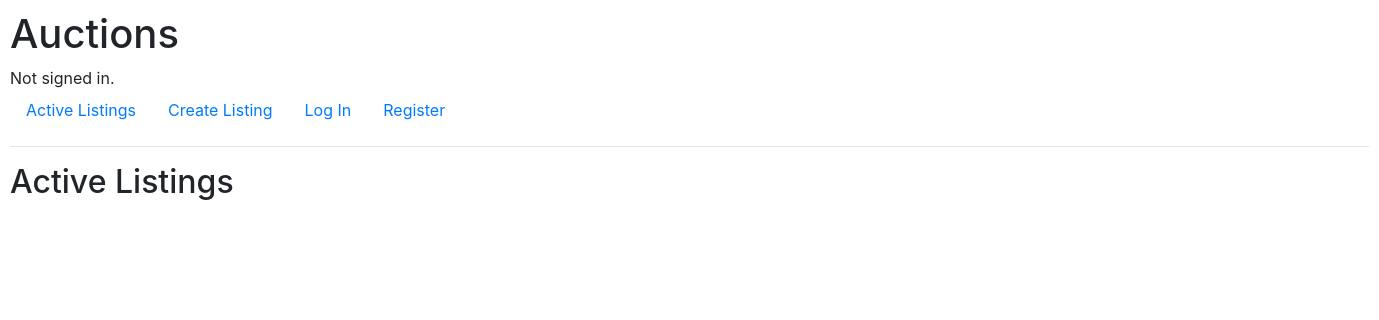
Before: / with the older database file.
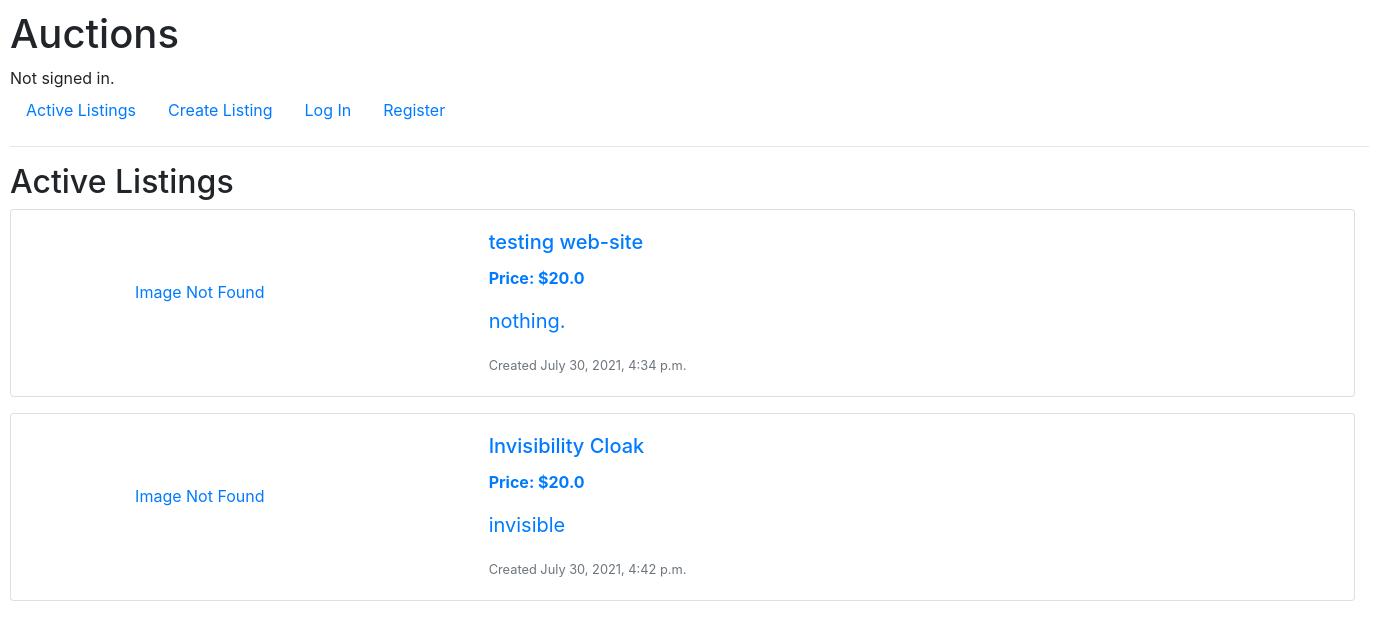
After: the same page with the newer database file.
### auctions/models.py (models this page shows, shortened)
class Listing(models.Model):
    title = models.CharField(max_length=64)
    description = models.TextField(null=True)
    image_url = URLField(max_length=255, blank=True)
    starting_bid = models.FloatField(null=True)
    date = models.DateTimeField(auto_now_add=True, null=True)
    current_bid = models.FloatField(null=True, blank=True)
    category = models.ForeignKey(Category, on_delete=models.CASCADE, null=True, blank=True)
    active = models.BooleanField(default=True)
    buyer = models.ForeignKey(User, on_delete=models.PROTECT, related_name='buyer', null=True, blank=True)
    author = models.ForeignKey(User, on_delete=models.PROTECT, null=True)
    watchers = models.ManyToManyField(User, blank=True, related_name="watched_listings")

### auctions/views.py (the view)
# urls.py: path("", views.activeListing, name="index"),
def activeListing(request):
    listing = Listing.objects.filter(active=True)
    return render(request, "auctions/index.html", {
        "listing": listing,
    })

### auctions/templates/auctions/index.html
{% extends "auctions/layout.html" %}
{% block body %}
<h2>Active Listings</h2>
{% for listing in listing %}
<a href="{% url 'listing' listing.id %}" style="text-decoration: none;">
    <div class="row">
        <div class="col">
            <div class="card mb-3" style="width: 1345px;">
                <div class="row g-0">
                    <div class="col-md-4">
                        {% if listing.image_url %}
                            <img src="{{ listing.image_url }}" class="img-fluid rounded-start" id="listing-logo" alt="listing-image" style="max-width: 60%; margin-left: 50px;">
                        {% else %}
                            <p style="text-align: center; padding: 70px; padding-right: 120px">Image Not Found</p>
                        {% endif %}
                    </div>
                    <div class="col-md-8">
                        <div class="card-body">
                            <h5 class="card-title">{{ listing.title }}</h5>
                            <p class="card-text font-weight-bold">Price: ${{ listing.starting_bid }}</p>
                            <p class="card-text" style="font-size: 20px;">{{ listing.description }}</p>
                            <p class="card-text"><small class="text-muted">Created {{ listing.date }}</small></p>
                        </div>
                    </div>
                </div>
            </div>
        </div>
    </div>
</a>
{% endfor %}
{% endblock %}

### auctions/templates/auctions/layout.html (shortened to what this page needs)
{% load static %}
{% load widget_tweaks %}
<!DOCTYPE html>
<html lang="en">
    <head>
        <link rel="stylesheet" href="https://stackpath.bootstrapcdn.com/bootstrap/4.4.1/css/bootstrap.min.css">
        <link href="{% static 'auctions/styles.css' %}" rel="stylesheet">
        <link rel="stylesheet" href="{% static 'auctions/listing.html' %}">
    </head>
    <body>
        <h1>Auctions</h1>
        <div>
            {% if user.is_authenticated %}
                Signed in as <strong>{{ user.username }}</strong>.
            {% else %}
                Not signed in.
            {% endif %}
        </div>
        <ul class="nav">
            <li class="nav-item">
                <a class="nav-link" href="{% url 'index' %}">Active Listings</a>
            </li>
            <li class="nav-item">
                <a class="nav-link" href="{% url 'new' %}">Create Listing</a>
            </li>
            {% if user.is_authenticated %}
                <li class="nav-item">
                    <a class="nav-link" href="{% url 'logout' %}">Log Out</a>
                </li>
            {% else %}
                <li class="nav-item">
                    <a class="nav-link" href="{% url 'login' %}">Log In</a>
                </li>
                <li class="nav-item">
                    <a class="nav-link" href="{% url 'register' %}">Register</a>
                </li>
            {% endif %}
        </ul>
        <hr>
        {% block body %}
        {% endblock %}
    </body>
</html>

### auctions/static/auctions/styles.css (style rules this page uses)
body { padding: 10px; }

Changed rows visible on the page:
added Listing: image_url "Image Not Found", title "testing web-site", starting_bid "20.0", description "nothing.", date "July 30, 2021, 4:34 p.m."
added Listing: image_url "Image Not Found", title "Invisibility Cloak", starting_bid "20.0", description "invisible", date "July 30, 2021, 4:42 p.m."
